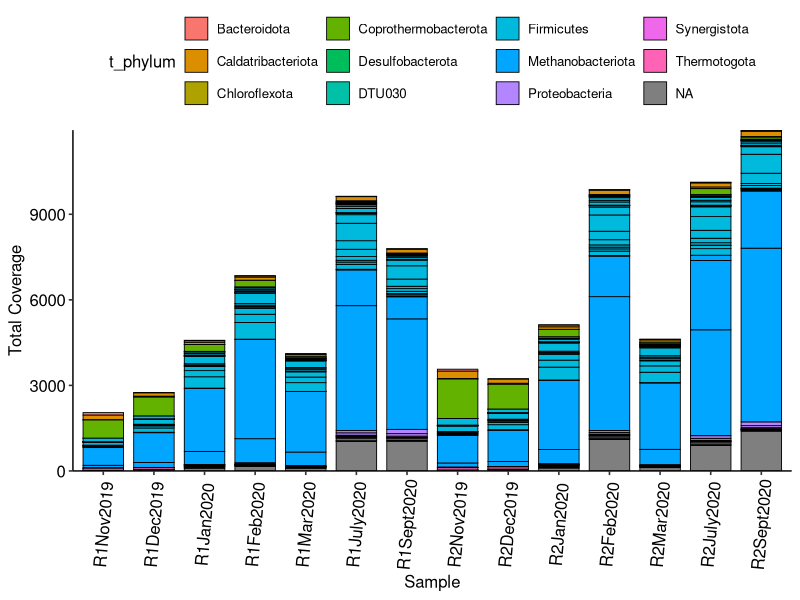
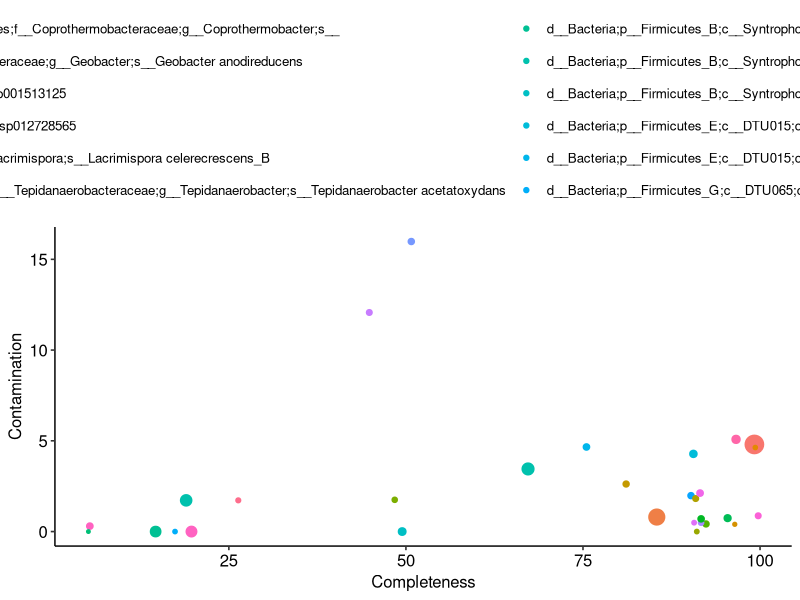
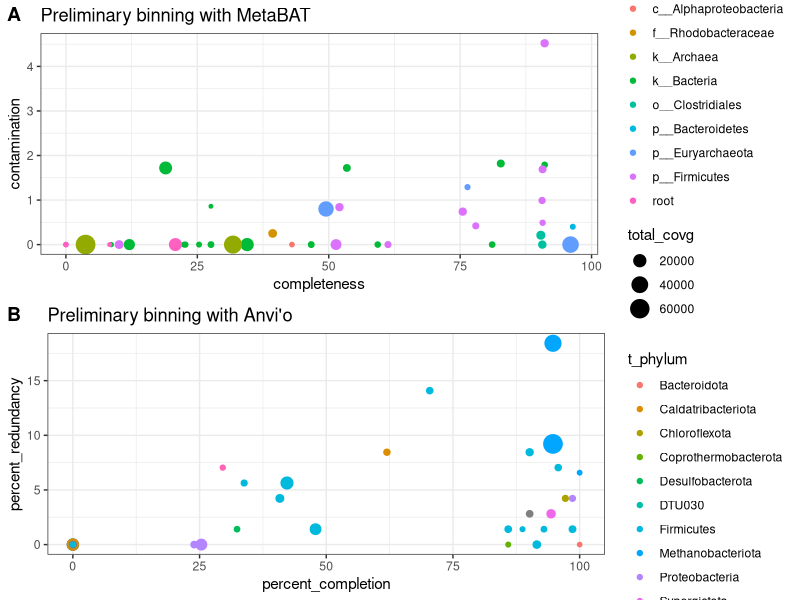
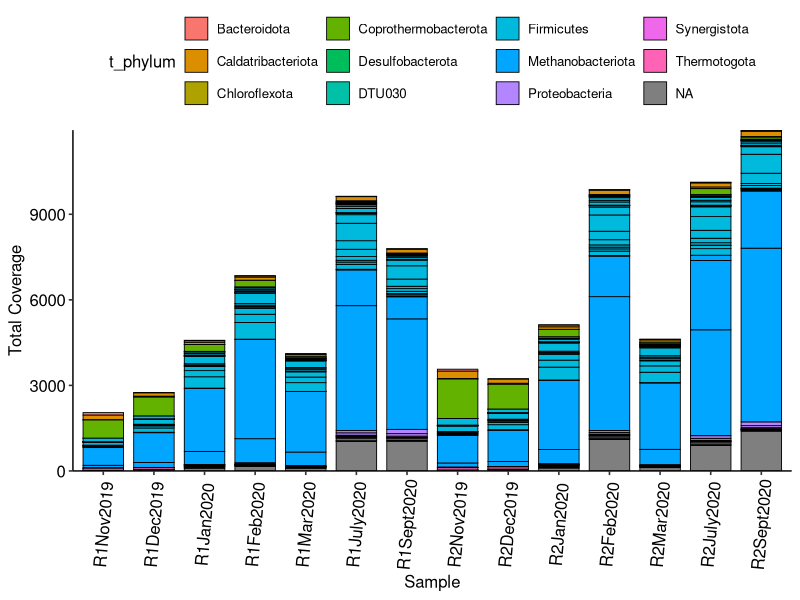

Recreate these plots in R, in order.
library(tidyverse)
library(ggpubr)

#######################################
# Preliminary binning stats and coverage 
#######################################

# depth file of contigs
depth_file <- read_tsv("results/preliminary_binning/r2-nanopore-assembly-v1-depth.txt")

# preliminary metabat bins 
bins_contigs_file <- read_tsv("results/preliminary_binning/scaffolds-to-bins.tsv", col_names = FALSE)
colnames(bins_contigs_file) <- c("genomeName", "contigName")

checkm_results <- read_tsv("results/preliminary_binning/all-bins-checkm-parsed.tsv", col_names=FALSE)
colnames(checkm_results) <- c("genomeName", "lineage", "completeness", "contamination", "heterogeneity")

bins_depth_table <- left_join(bins_contigs_file, depth_file)

avg_depth <- bins_depth_table %>% 
  select(genomeName, contigName, contigLen, R2Sept2020.sorted.bam) %>% 
  group_by(genomeName) %>% 
  summarise(totalLen = sum(contigLen), total_covg = sum(R2Sept2020.sorted.bam), rel_abundance = mean(R2Sept2020.sorted.bam)) %>%
  arrange(desc(totalLen))

avg_depth_info <- left_join(checkm_results, avg_depth)

metabat_bins_plot <- avg_depth_info %>% ggplot(aes(x=completeness, y=contamination)) + 
  geom_point(aes(size=total_covg, color=lineage)) +
  theme_bw() + 
  ggtitle("Preliminary binning with MetaBAT")

#######################################
# Preliminary binning stats and coverage from anvi'o binning
#######################################

anvio_bins_stats <- read_tsv("results/preliminary_binning/anvio_binning/bins_summary.txt")
anvio_bins_scaffolds <- read_tsv("results/preliminary_binning/anvio_binning/scaffolds-to-bins.tsv", col_names = FALSE)
colnames(anvio_bins_scaffolds) <- c("bins", "contigName")
anvio_bins_scaffolds$bins <- gsub("-contigs", "", anvio_bins_scaffolds$bins)

anvio_bins_depth <- left_join(anvio_bins_scaffolds, depth_file)

anvio_sample_depth <- anvio_bins_depth %>% 
  select(bins, contigName, contigLen, R2Sept2020.sorted.bam) %>% 
  drop_na() %>% 
  group_by(bins) %>% 
  summarise(totalLen = sum(contigLen), total_covg = sum(R2Sept2020.sorted.bam), rel_abundance = mean(R2Sept2020.sorted.bam)) %>% 
  arrange(desc(totalLen))

anvio_depth_info <- left_join(anvio_bins_stats, anvio_sample_depth)

anvio_bins_plot <- anvio_depth_info %>% 
  ggplot(aes(x=percent_completion, y=percent_redundancy)) + 
  geom_point(aes(size=total_covg, color=t_phylum)) +
  theme_bw() + 
  ggtitle("Preliminary binning with Anvi'o")

prelim_bins_qual <- ggarrange(metabat_bins_plot, anvio_bins_plot, ncol=1, labels=c("A", "B"))

ggsave("figures/preliminary-bins-qual-comps.png", prelim_bins_qual, width=20, height=25, units=c("cm"))

anvio_all_sample_depths <- anvio_bins_depth %>% 
  select(bins, ends_with("sorted.bam")) %>% 
  group_by(bins) %>% 
  summarise(across(where(is.numeric), mean)) %>% 
  pivot_longer(!bins, names_to="sample", values_to="covg") %>% 
  mutate(sample = gsub(".sorted.bam", "", sample))

anvio_all_samples_depths_info <- left_join(anvio_bins_stats, anvio_all_sample_depths)

anvio_all_samples_depths_info$sample <- factor(anvio_all_samples_depths_info$sample, levels=c("R1Nov2019", "R1Dec2019", "R1Jan2020", "R1Feb2020", "R1Mar2020", "R1July2020", "R1Sept2020", "R2Nov2019", "R2Dec2019", "R2Jan2020", "R2Feb2020", "R2Mar2020", "R2July2020", "R2Sept2020"))

anvio_bins_all_samples_depth_plot <- anvio_all_samples_depths_info %>% 
  ggplot(aes(x=as_factor(sample), y=covg, fill=t_phylum)) +
  geom_bar(stat="identity", color="black", size=0.3, width=0.8) +
  theme_pubr() +
  scale_y_continuous(expand=c(0,0)) + 
  theme(axis.text.x = element_text(angle = 85, vjust=0.5, hjust=0.5)) +
  xlab("Sample") + ylab("Total Coverage")

anvio_bins_all_samples_depth_plot
ggsave("figures/anvio-prelim-bins-all-samples-depth.png", anvio_bins_all_samples_depth_plot, width=20, height=15, units=c("cm"))

# Preliminary anvio bins check w/ checkM stats and GTDB classification
# Anvio bins from unpolished Nanopore assembly 

checkm_stats <- read_tsv("results/anvio_binning/checkm_stats.tsv")
gtdb_stats <- read_tsv("results/anvio_binning/all_classf_results.tsv")
colnames(gtdb_stats)[1] <- c("Bin")

saob_anvio_table <- left_join(gtdb_stats, checkm_stats)

saob_bins_modf <- saob_anvio_table %>% 
  mutate(bins = gsub("-contigs", "", Bin)) %>% 
  select(bins, classification, Completeness, Contamination, Size, Contigs, GC)

saob_bins_covg_table <- left_join(saob_bins_modf, anvio_sample_depth)

saob_bins_covg_table %>% 
  ggplot(aes(x=Completeness, y=Contamination)) + geom_point(aes(size=total_covg, color=classification)) + theme_pubr()
